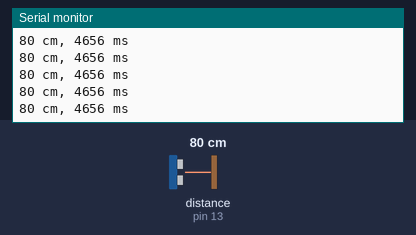
This sketch was run on a simulated Arduino Uno, built with avr-gcc and run on an emulated ATmega328P. On the bench: the last lines printed to the serial monitor. The test bench sets the inputs (shaded band); at power-on: distance to the obstacle (sensor on pin 13) 80 cm. The echo pulse lasts 58.3 µs per cm.

Above: at 1.2 s.
1.3 s: distance to the obstacle (sensor on pin 13) set to 4 cm
At 1.44 s:
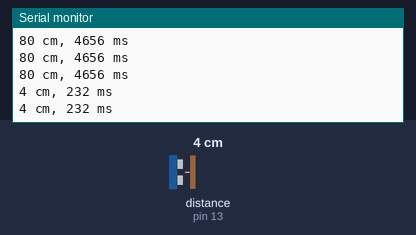
4.3 s: distance to the obstacle (sensor on pin 13) set to 2 cm
At 4.3 s:
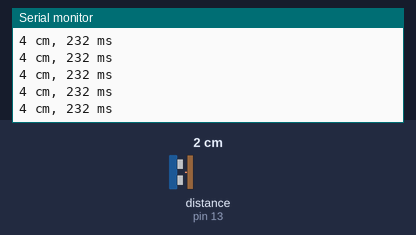
5.8 s: distance to the obstacle (sensor on pin 13) set to 9 cm
At 5.82 s:
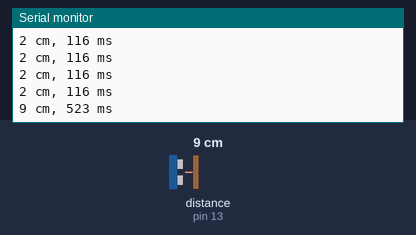
8.8 s: distance to the obstacle (sensor on pin 13) set to 120 cm
At 9.02 s:
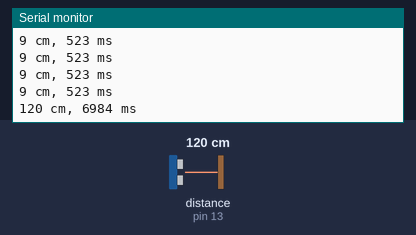
Timing chart, 0 to 11.8 s (numbered marks = the images above; inputs shaded):
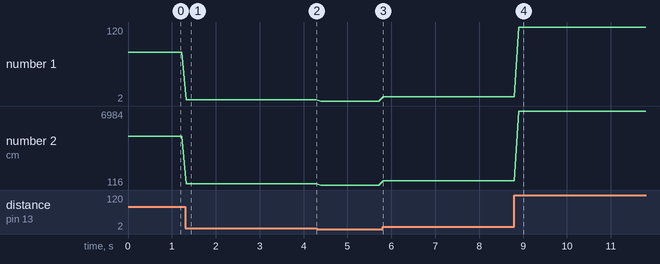

Measured:
- after the input at 1.3 s, the serial monitor: prints a new line at once (image 1)
- after the input at 5.8 s, the serial monitor: prints a new line at once (image 3)
- after the input at 8.8 s, the serial monitor: prints a new line after 0.11 s (image 4)
- plotted number 1: 80 → 4 after the input at 1.3 s, 4 → 2 after the input at 4.3 s, 2 → 9 after the input at 5.8 s, 9 → 120 after the input at 8.8 s
- plotted number 2: 4656 → 232 after the input at 1.3 s, 232 → 116 after the input at 4.3 s, 116 → 523 after the input at 5.8 s, 523 → 6984 after the input at 8.8 s

The sketch:

ultrasonics_test.ino
```cpp
// only works off Uno at the moment, needs 5V

#include <Ultrasonic.h>

Ultrasonic ultrasonic(14,13); // (Trig PIN,Echo PIN), 5V tolerant pins
//Ultrasonic ultraright(6,7);  // (Trig PIN,Echo PIN)

void setup() {
  Serial.begin(9600);
  // Make sure VCC is V_IN 5V on teensy 3.2
}

void loop()
{
  Serial.print(ultrasonic.Ranging(CM)); // CM or INC
  Serial.print(" cm, " );
  Serial.print(ultrasonic.Timing());
  Serial.println(" ms" ); // milliseconds
  delay(100);
}
```
